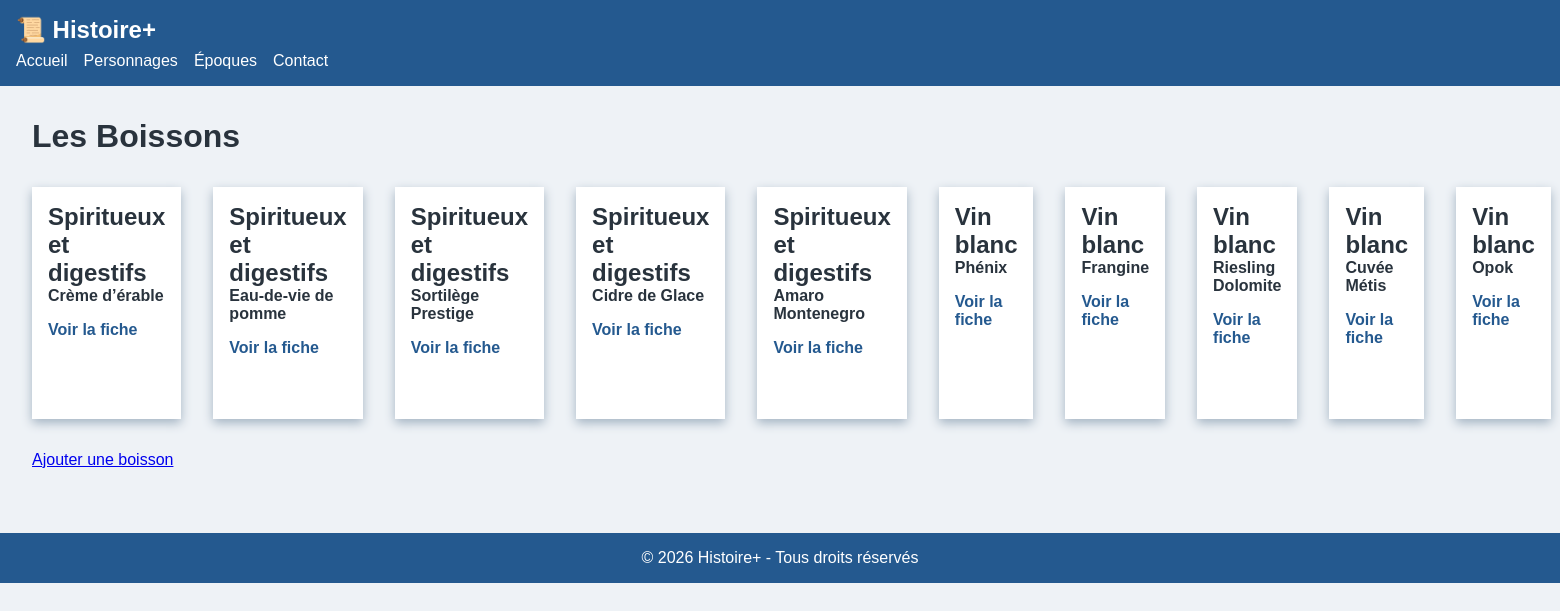
Page /boisson/index.php on the committed database.
### tables this page shows
CREATE TABLE "boisson" (
	"id"	INTEGER,
	"categorie_id"	INTEGER,
	"origine"	TEXT,
	"nom"	TEXT,
	"anne"	INTEGER,
	"extra"	TEXT,
	"pays"	TEXT,
	"prix"	INTEGER,
	"created_at"	TEXT DEFAULT current_timestamp,
	"updated_at"	TEXT DEFAULT current_timestamp,
	PRIMARY KEY("id")
);

CREATE TABLE "categorie" (
	"id"	INTEGER,
	"categorie"	TEXT,
	"type"	INTEGER,
	"created_at"	TEXT DEFAULT current_timestamp,
	"updated_at"	TEXT DEFAULT current_timestamp,
	PRIMARY KEY("id")
);

### public/boisson/index.php (the view, shortened to what this page needs)
<?php
$bd = "../../database/db.sqlite";
$pdo = new PDO("sqlite:" . $bd);
$stmt = $pdo->prepare("SELECT boisson.*,categorie.categorie as nom_categorie from boisson INNER JOIN categorie on boisson.categorie_id = categorie.id ORDER by categorie");
$stmt->execute();
$boisson = '';
$boisson .= '<div class="cards">';
while ($info = $stmt->fetch()) {
    $boisson .= '<article class="card">';
    $boisson .= '<h2>' . $info["nom_categorie"] . '</h2>';
    $boisson .= '<h4>' . $info['nom'] . '</h4>';
    $boisson .= '<a href="fiche.php?id=' . $info['id'] . '">Voir la fiche</a>';
    $boisson .= '</article>';
}
$boisson .= '</div>';
$ajout = '';
$ajout .= '<a href="ajout.php">Ajouter une boisson</a>';
?>
<!DOCTYPE html>
<html lang="fr">
<head>
    <link rel="stylesheet" href="../css/styles.css">
</head>
<body>
    <header>
        <div class="logo">📜 Histoire+</div>
        <nav>
            <ul>
                <li><a href="../index.php">Accueil</a></li>
                <li><a href="#">Personnages</a></li>
                <li><a href="#">Époques</a></li>
                <li><a href="#">Contact</a></li>
            </ul>
        </nav>
    </header>
    <main class="home">
        <h1>Les Boissons</h1>
        <?php echo $boisson; ?>
        <?php echo $ajout; ?>
    </main>
    <footer>
        <p>© 2026 Histoire+ - Tous droits réservés</p>
    </footer>
</body>
</html>

### public/css/styles.css (style rules this page uses)
:root { --couleur-primaire: hsl(210, 60%, 35%); --couleur-secondaire: hsl(45, 80%, 50%); --couleur-fond: hsl(210, 30%, 95%); --couleur-texte: hsl(210, 20%, 20%); --ombre: 0 4px 10px hsl(210, 20%, 70%); }
* { margin: 0; padding: 0; box-sizing: border-box; }
body { font-family: Arial, sans-serif; background: var(--couleur-fond); color: var(--couleur-texte); }
main { display: flex; padding: 2rem; gap: 2rem; }
.home { flex-direction: column; }
footer { text-align: center; padding: 1rem; background: var(--couleur-primaire); color: white; margin-top: 2rem; }

### rows in the picture
boisson: categorie.categorie "Spiritueux et digestifs", nom "Crème d’érable"
boisson: categorie.categorie "Spiritueux et digestifs", nom "Eau-de-vie de pomme"
boisson: categorie.categorie "Spiritueux et digestifs", nom "Sortilège Prestige"
boisson: categorie.categorie "Spiritueux et digestifs", nom "Cidre de Glace"
boisson: categorie.categorie "Spiritueux et digestifs", nom "Amaro Montenegro"
boisson: categorie.categorie "Vin blanc", nom "Phénix"
boisson: categorie.categorie "Vin blanc", nom "Frangine"
boisson: categorie.categorie "Vin blanc", nom "Riesling Dolomite"
boisson: categorie.categorie "Vin blanc", nom "Cuvée Métis"
boisson: categorie.categorie "Vin blanc", nom "Opok"
